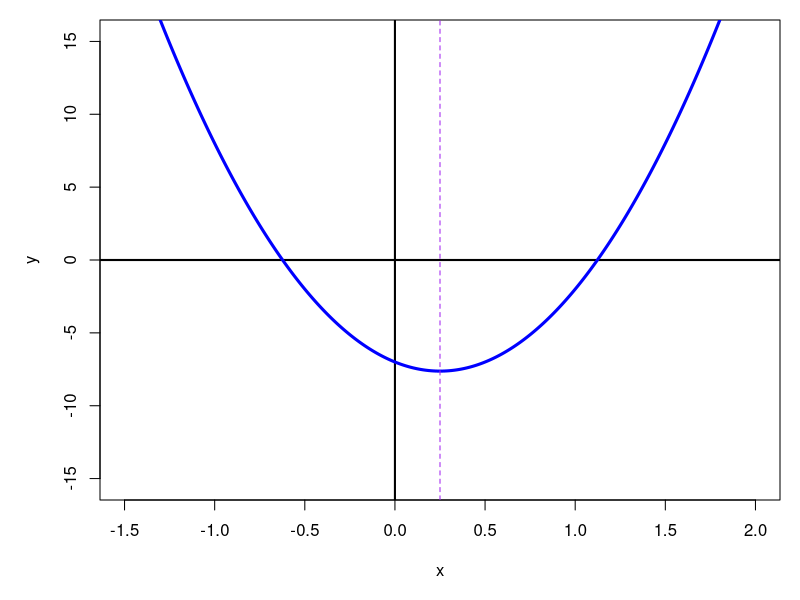

Reproduce this figure in R.
## ---- chunk 1

pn = function(coeffs,pows){
    pows = pows[coeffs!=0]
    coeffs = coeffs[coeffs!=0]
    ex1 = paste0("{",coeffs,"}x^{",pows,"}",collapse="+")
    ex1 = gsub("+{-","-{",ex1,fixed=T)
    ex1 = gsub("{1}x^{0}","1",ex1,fixed=T)
    ex1 = gsub("{-1}x^{0}","-1",ex1,fixed=T)
    ex1 = gsub("{1}x","x",ex1,fixed=T)
    ex1 = gsub("{-1}x","-x",ex1,fixed=T)
    ex1 = gsub("x^{0}","",ex1,fixed=T)
    ex1 = gsub("x^{1}","x",ex1,fixed=T)
    ex1 = gsub("+-","-",ex1,fixed=T)
    ex1 = gsub("{","",ex1,fixed=T)
    ex1 = gsub("}","",ex1,fixed=T)
    if(ex1 == ""){
        ex1 = "0"
    }
    return(ex1)
}

while(T){
    abc = sample(2:12,3)*sample(c(-1,1),3,T)
    a = abc[1]
    b = abc[2]
    c = abc[3]
    h = -b/2/a
    D = b^2-4*a*c
    if(D>0){
        wid = sqrt(D)/2/abs(a)
        r = h-wid
        s = h+wid
        k = a*r*s-a*h^2
        if(!(h%%1==0)){break}
    }
}
# # y = a*(x-h)^2+k
# # y = ax^2 - 2ahx + ah^2+k
# 
# # y = a(x-r)(x-s)
# # y = a(x^2-(r+s)x+rs)
# # y = ax^2 - a(r+s)x + ars
# 
# # ah^2+k = ars
# # a = -k/(h^2-rs)
# # a = k/(rs-h^2)

## ---- chunk 2
par(mar=c(5,5,1,1))
plot(0,0,"n",xlim=c(h-2*wid,h+2*wid),ylim=c(-2*abs(k),2*abs(k)),xlab="x",ylab="y")
abline(h=0,lwd=2)
abline(v=0,lwd=2)
x = seq(h-2*wid,h+2*wid,wid/100)
y = a*x^2+b*x+c
lines(x,y,lwd=3,col="blue")

abline(v=h,col="purple",lty=2)
